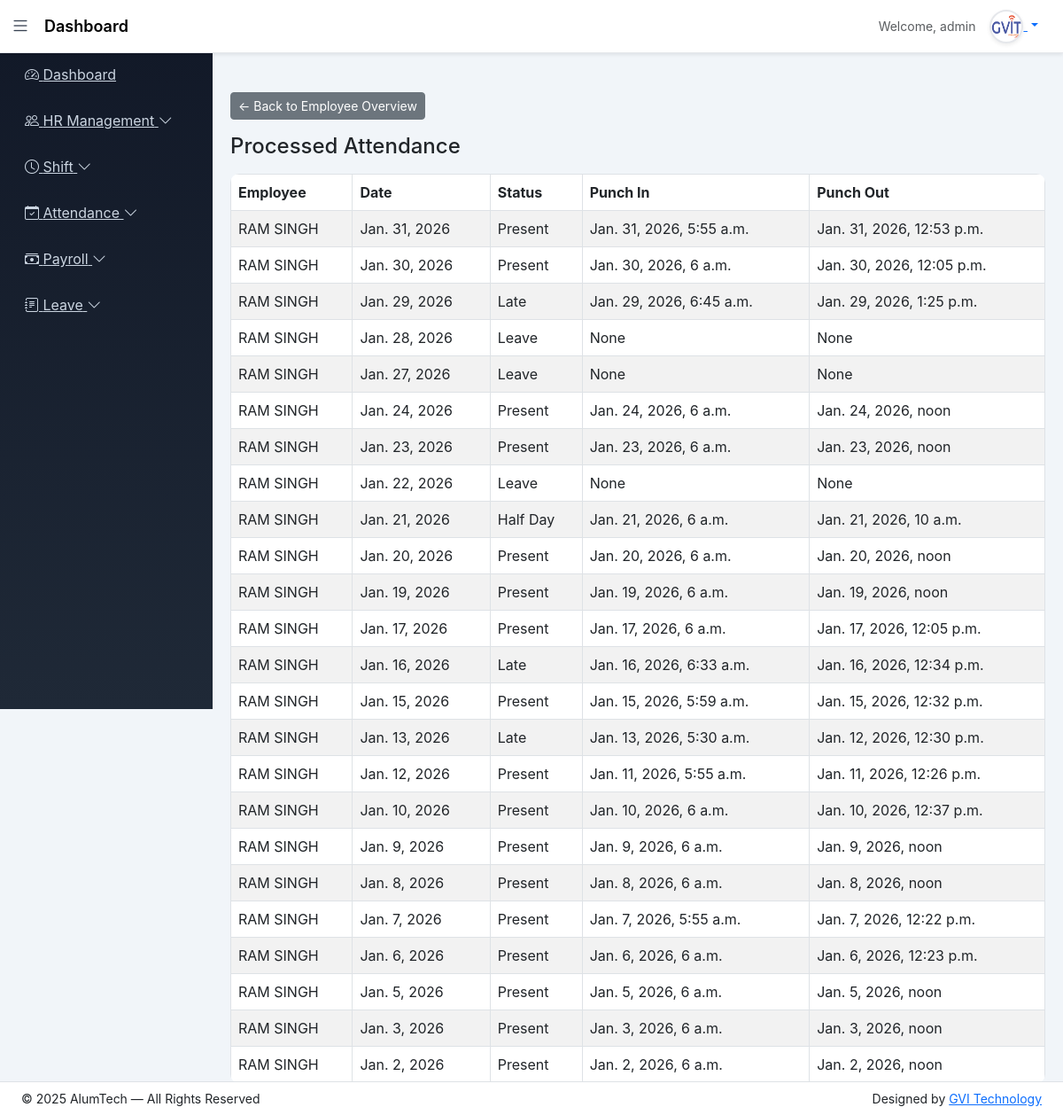
The app's page /attendance/processed/4/ (signed in) with its own data.
### app/models.py (models this page shows, shortened)
class Attendance(models.Model):
    employee = models.ForeignKey(
        Employee,
        on_delete=models.CASCADE,
        related_name="attendance_records"
    )
    date = models.DateField(default=timezone.localdate)
    punch_in = models.DateTimeField(null=True, blank=True)
    punch_out = models.DateTimeField(null=True, blank=True)
    working_hours = models.DecimalField(
        max_digits=5,
        decimal_places=2,
        null=True,
        blank=True
    )
    status = models.CharField(
        max_length=20,
        choices=[
            ('Present', 'Present'),
            ('Late', 'Late'),
            ('Half Day', 'Half Day'),
            ('LWP', 'Leave With Pay'),
            ('Leave', 'Leave'),
            ('Holiday', 'Holiday'),
            ('Absent', 'Absent'),
        ],
        default='Absent'
    )
    is_processed = models.BooleanField(default=False)
    class Meta:
        ordering = ['-date']
        unique_together = ('employee', 'date')

class Employee(models.Model):
    BLOOD_GROUP_CHOICES = [
        ('A+', 'A+'), ('A-', 'A-'),
        ('B+', 'B+'), ('B-', 'B-'),
        ('O+', 'O+'), ('O-', 'O-'),
        ('AB+', 'AB+'), ('AB-', 'AB-'),
    ]
    BACHELOR_CHOICES = [
        ('BCom', 'B.Com'),
        ('BSc', 'B.Sc'),
        ('BA', 'B.A'),
        ('BTech', 'B.Tech'),
    ]
    MASTER_CHOICES = [
        ('MCom', 'M.Com'),
        ('MSc', 'M.Sc'),
        ('MA', 'M.A'),
        ('MTech', 'M.Tech'),
    ]
    first_name = models.CharField(max_length=50)
    middle_name = models.CharField(max_length=50, blank=True)
    last_name = models.CharField(max_length=50)
    gender = models.CharField(max_length=10,choices=[('Male','Male'),('Female','Female'),('Other','Other')])
    blood_group = models.CharField(max_length=10, choices=BLOOD_GROUP_CHOICES, blank=True, null=True)
    date_of_birth = models.DateField(null=True, blank=True)
    father_name = models.CharField(max_length=100, blank=True)
    mother_name = models.CharField(max_length=100, blank=True)
    user = models.OneToOneField(User, on_delete=models.CASCADE, null=True, blank=True, related_name='employee_profile')
    email = models.EmailField(unique=True)
    contact_no = models.CharField(max_length=15)
    emergency_contact = models.CharField(max_length=15)
    address = models.TextField(blank=True, null=True)
    permanent_address = models.TextField(blank=True, null=True)
    bachelor_degree = models.CharField(max_length=10, choices=BACHELOR_CHOICES, blank=True, null=True)
    master_degree = models.CharField(max_length=10, choices=MASTER_CHOICES, blank=True, null=True)
    employee_id = models.CharField(max_length=20, unique=True)
    role = models.CharField(
    max_length=20,
    choices=[
        ('HR','HR'),
        ('ACCOUNTS','Accounts'),
        ('EMPLOYEE','Employee')
    ],
    default='EMPLOYEE'
)
    department = models.ForeignKey(Department, on_delete=models.PROTECT)
    designation = models.ForeignKey(Designation, on_delete=models.PROTECT)
    date_of_joining = models.DateField(blank=True, null=True)
    photo = models.ImageField(upload_to='employees/', blank=True, null=True)
    pan_no = models.CharField(max_length=10,blank=True,null=True)
    Aadhar_no = models.CharField(max_length=12,blank=True,null=True)
    Bank_name = models.CharField(max_length=50,blank=True,null=True)
    acc_no = models.CharField(max_length=15,blank=True,null=True)
    ifsc_no = models.CharField(max_length=15,blank=True,null=True)
    branch_name = models.CharField(max_length=50,blank=True,null=True)
    is_active = models.BooleanField(default=True)
    created_at = models.DateTimeField(auto_now_add=True)
    lwp_balance = models.IntegerField(default=0)
    generated_at = models.DateField(blank=True, null=True)
    created_by = models.ForeignKey(User, on_delete=models.SET_NULL, null=True, blank=True, related_name='created_employees')

### app/views.py (the view)
# urls.py: path("attendance/processed/<int:emp_id>/",views.processed_attendance_detail,name="processed_attendance_detail"),
@login_required
def processed_attendance_detail(request, emp_id):
    employee = get_object_or_404(Employee, id=emp_id)
    records = Attendance.objects.filter(
        employee=employee,
        is_processed=True
    ).order_by("-date")
    return render(
        request,
        "attendance/processed_detail.html",
        {
            "employee": employee,
            "records": records
        }
    )

### templates/attendance/processed_detail.html
{% extends "base_dashboard.html" %}
{% block content %}
<div class="mb-3">
  <a href="{% url 'processed_attendance_list' %}" class="btn btn-secondary btn-sm">
    ← Back to Employee Overview
  </a>
</div>
<h4 class="mb-3">Processed Attendance</h4>
<table class="table table-bordered table-striped">
<thead>
<tr>
<th>Employee</th>
<th>Date</th>
<th>Status</th>
<th>Punch In</th>
<th>Punch Out</th>
</tr>
</thead>
<tbody>
{% for r in records %}
<tr>
<td>{{ r.employee.first_name }} {{ r.employee.last_name }}</td>
<td>{{ r.date }}</td>
<td>{{ r.status }}</td>
<td>{{ r.punch_in }}</td>
<td>{{ r.punch_out }}</td>
</tr>
{% empty %}
<tr>
<td colspan="5" class="text-center">No processed attendance</td>
</tr>
{% endfor %}
</tbody>
</table>
{% endblock %}

### templates/base_dashboard.html (shortened to what this page needs)
{% load static %}
<!doctype html>
<html lang="en">
<head>
<link href="https://cdn.jsdelivr.net/npm/bootstrap@5.3.0/dist/css/bootstrap.min.css" rel="stylesheet">
<link href="https://cdn.jsdelivr.net/npm/bootstrap-icons@1.11.3/font/bootstrap-icons.css" rel="stylesheet">
<link rel="stylesheet" href="{% static 'css/dashboard_style.css' %}">
</head>
<body>
{% if request.user.is_superuser %}
{% include "includes/sidebar_admin.html" %}
{% elif request.user.employee_profile.role == "HR" %}
{% include "includes/sidebar_hr.html" %}
{% elif request.user.employee_profile.role == "ACCOUNTS" %}
{% include "includes/sidebar_accounts.html" %}
{% else %}
{% include "includes/sidebar_employee.html" %}
{% endif %}
<nav class="navbar navbar-expand-lg navbar-custom shadow-sm" id="navbar">
<div class="container-fluid">
<i class="bi bi-list toggle-btn" onclick="toggleSidebar()"></i>
<span class="navbar-brand ms-3 fw-semibold">
{% block page_title %}Dashboard{% endblock %}
</span>
<div class="ms-auto d-flex align-items-center gap-3 me-3">
<span class="text-muted small">
Welcome, {{ request.user.username }}
</span>
<div class="dropdown">
<a href="#" class="dropdown-toggle profile-toggle" data-bs-toggle="dropdown">
<img src="{% static 'images/gvit.png' %}"
width="38"
height="38"
class="rounded-circle shadow-sm">
</a>
</div>
</div>
</div>
</nav>
<div class="content mt-4" id="content">
{% block content %}{% endblock %}
</div>
<footer id="footer" class="bg-secondary border-top fixed-bottom">
<div class="container-fluid px-4">
<div class="row align-items-center py-2">
<div class="col-md-6 small">
© 2025 AlumTech — All Rights Reserved
</div>
<div class="col-md-6 text-md-end small">
Designed by
<a href="https://www.gvitechnology.com/" target="_blank">
GVI Technology
</a>
</div>
</div>
</div>
</footer>
</body>
</html>

### static/css/dashboard_style.css (style rules this page uses)
body { background: #f1f5f9; font-family: 'Inter', sans-serif; }
.navbar-custom { background: #ffffff; border-bottom: 1px solid #e5e7eb; height: 60px; }
.navbar-brand { font-weight: 600; font-size: 18px; }
.toggle-btn { font-size: 22px; cursor: pointer; color: #374151; }
.content { margin-left: 240px; padding: 20px; transition: 0.3s; }
.table { border-radius: 10px; overflow: hidden; }
#footer { background: #ffffff !important; border-top: 1px solid #e5e7eb; }
.profile-toggle img { border: 2px solid #e5e7eb; }

### records on screen
Attendance: employee.first_name "RAM", employee.last_name "SINGH", date "Jan. 31, 2026", status "Present", punch_in "Jan. 31, 2026, 5:55 a.m.", punch_out "Jan. 31, 2026, 12:53 p.m."
Attendance: employee.first_name "RAM", employee.last_name "SINGH", date "Jan. 30, 2026", status "Present", punch_in "Jan. 30, 2026, 6 a.m.", punch_out "Jan. 30, 2026, 12:05 p.m."
Attendance: employee.first_name "RAM", employee.last_name "SINGH", date "Jan. 29, 2026", status "Late", punch_in "Jan. 29, 2026, 6:45 a.m.", punch_out "Jan. 29, 2026, 1:25 p.m."
Attendance: employee.first_name "RAM", employee.last_name "SINGH", date "Jan. 28, 2026", status "Leave", punch_in "None", punch_out "None"
Attendance: employee.first_name "RAM", employee.last_name "SINGH", date "Jan. 27, 2026", status "Leave", punch_in "None", punch_out "None"
Attendance: employee.first_name "RAM", employee.last_name "SINGH", date "Jan. 24, 2026", status "Present", punch_in "Jan. 24, 2026, 6 a.m.", punch_out "Jan. 24, 2026, noon"
Attendance: employee.first_name "RAM", employee.last_name "SINGH", date "Jan. 23, 2026", status "Present", punch_in "Jan. 23, 2026, 6 a.m.", punch_out "Jan. 23, 2026, noon"
Attendance: employee.first_name "RAM", employee.last_name "SINGH", date "Jan. 22, 2026", status "Leave", punch_in "None", punch_out "None"
Attendance: employee.first_name "RAM", employee.last_name "SINGH", date "Jan. 21, 2026", status "Half Day", punch_in "Jan. 21, 2026, 6 a.m.", punch_out "Jan. 21, 2026, 10 a.m."
Attendance: employee.first_name "RAM", employee.last_name "SINGH", date "Jan. 20, 2026", status "Present", punch_in "Jan. 20, 2026, 6 a.m.", punch_out "Jan. 20, 2026, noon"
Attendance: employee.first_name "RAM", employee.last_name "SINGH", date "Jan. 19, 2026", status "Present", punch_in "Jan. 19, 2026, 6 a.m.", punch_out "Jan. 19, 2026, noon"
Attendance: employee.first_name "RAM", employee.last_name "SINGH", date "Jan. 17, 2026", status "Present", punch_in "Jan. 17, 2026, 6 a.m.", punch_out "Jan. 17, 2026, 12:05 p.m."
Attendance: employee.first_name "RAM", employee.last_name "SINGH", date "Jan. 16, 2026", status "Late", punch_in "Jan. 16, 2026, 6:33 a.m.", punch_out "Jan. 16, 2026, 12:34 p.m."
Attendance: employee.first_name "RAM", employee.last_name "SINGH", date "Jan. 15, 2026", status "Present", punch_in "Jan. 15, 2026, 5:59 a.m.", punch_out "Jan. 15, 2026, 12:32 p.m."
Attendance: employee.first_name "RAM", employee.last_name "SINGH", date "Jan. 13, 2026", status "Late", punch_in "Jan. 13, 2026, 5:30 a.m.", punch_out "Jan. 12, 2026, 12:30 p.m."
Attendance: employee.first_name "RAM", employee.last_name "SINGH", date "Jan. 12, 2026", status "Present", punch_in "Jan. 11, 2026, 5:55 a.m.", punch_out "Jan. 11, 2026, 12:26 p.m."
Attendance: employee.first_name "RAM", employee.last_name "SINGH", date "Jan. 10, 2026", status "Present", punch_in "Jan. 10, 2026, 6 a.m.", punch_out "Jan. 10, 2026, 12:37 p.m."
Attendance: employee.first_name "RAM", employee.last_name "SINGH", date "Jan. 9, 2026", status "Present", punch_in "Jan. 9, 2026, 6 a.m.", punch_out "Jan. 9, 2026, noon"
Attendance: employee.first_name "RAM", employee.last_name "SINGH", date "Jan. 8, 2026", status "Present", punch_in "Jan. 8, 2026, 6 a.m.", punch_out "Jan. 8, 2026, noon"
Attendance: employee.first_name "RAM", employee.last_name "SINGH", date "Jan. 7, 2026", status "Present", punch_in "Jan. 7, 2026, 5:55 a.m.", punch_out "Jan. 7, 2026, 12:22 p.m."
Attendance: employee.first_name "RAM", employee.last_name "SINGH", date "Jan. 6, 2026", status "Present", punch_in "Jan. 6, 2026, 6 a.m.", punch_out "Jan. 6, 2026, 12:23 p.m."
Attendance: employee.first_name "RAM", employee.last_name "SINGH", date "Jan. 5, 2026", status "Present", punch_in "Jan. 5, 2026, 6 a.m.", punch_out "Jan. 5, 2026, noon"
Attendance: employee.first_name "RAM", employee.last_name "SINGH", date "Jan. 3, 2026", status "Present", punch_in "Jan. 3, 2026, 6 a.m.", punch_out "Jan. 3, 2026, noon"
Attendance: employee.first_name "RAM", employee.last_name "SINGH", date "Jan. 2, 2026", status "Present", punch_in "Jan. 2, 2026, 6 a.m.", punch_out "Jan. 2, 2026, noon"

### other values on screen
{{ request.user.username }} "admin"
